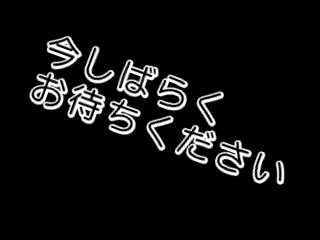
#> input picture src/test.jpg, 320 x 240 px
$ python -i imgProcess.py   (imports and definitions only)
#> lines starting #> are read from the running program, lines starting #| are printed output that depends on the picture; after the words box and inside, x2 and y2 are one past the last pixel; in counts of white or black regions, pixels touching at a corner belong together
#> further down, picture is the input picture: shape (240, 320, 3); min 0, max 255, mean 17.2
from concurrent.futures import ThreadPoolExecutor
import cv2
import numpy as np
import time
import os

HEIGHT = 600
WIDTH = 800

def opening(img):
    gray = cv2.cvtColor(img, cv2.COLOR_BGR2GRAY)
    _, img = cv2.threshold(gray, 0, 255, cv2.THRESH_OTSU)
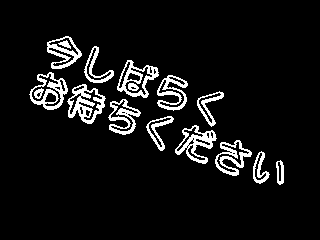
#> img: shape (240, 320); 7.5% white; 16 white regions, largest, box (x1, y1, x2, y2) and area: (67, 84, 106, 124) 683, (175, 125, 217, 164) 601, (29, 72, 68, 110) 561
    kernel = np.array([[0,1,0],[1,1,1],[0,1,0]], np.uint8)
    img = cv2.erode(img, kernel, iterations=3)
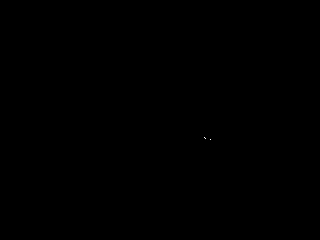
#> img: shape (240, 320); 0% white in thin lines or dots, all inside (x1, y1, x2, y2) = (204, 137, 211, 140)
    img = cv2.dilate(img, kernel, iterations=3)
#> img: shape (240, 320); 0.07% white; 1 white region, box (x1, y1, x2, y2) and area: (201, 134, 214, 143) 55
    contours, _ = cv2.findContours(img, cv2.RETR_EXTERNAL, cv2.CHAIN_APPROX_TC89_KCOS)
#> contours = 1 item
    contours = [c for c in contours if cv2.contourArea(c) > 1000]
#> contours = []
    if not contours:
        return img
    out = np.zeros_like(img)
    cv2.drawContours(out, [max(contours, key=cv2.contourArea)], -1, 255, -1)
    return out

# [130 lines left out: functions red_mask, split_by_size, get_target_point, get_triangle_points, get_center_point, not called in this run]

def get_coordinates(img):
    white_pixels = np.where(img == 255)
    return white_pixels

# [62 lines left out: functions merge_chunks, imgprocess, main, not called in this run]
# [2 lines not run here, left out]

>>> import cv2
>>> picture = cv2.imread('test.jpg')
>>> result = opening(picture)
